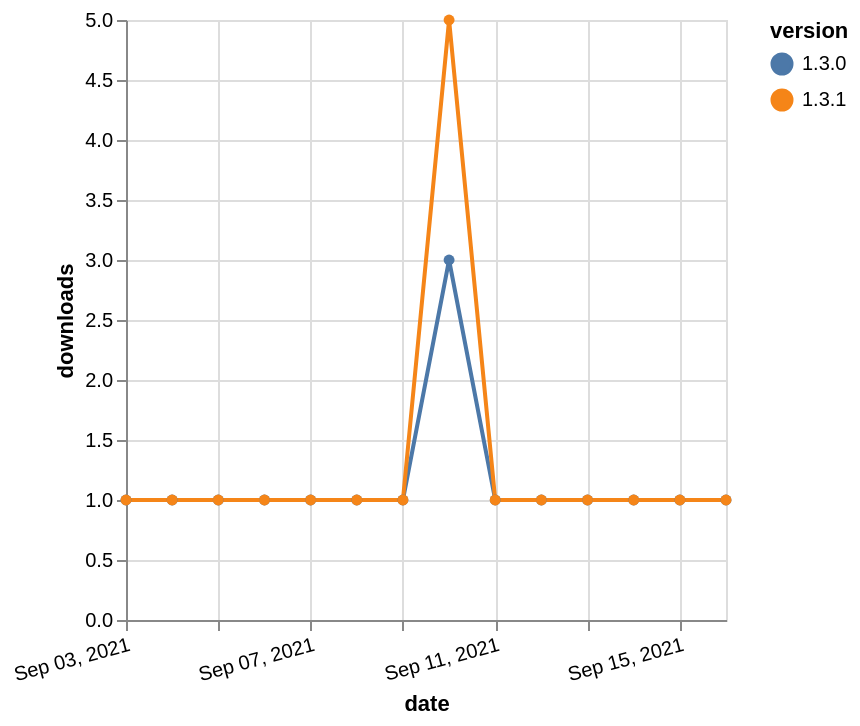

Write a Vega-Lite specification for this figure.
### Vega-Lite specification from a JSON file in a GitHub repository (floating-point values rounded to 4 significant figures)
{"$schema": "https://vega.github.io/schema/vega-lite/v5.json", "description": "A simple bar chart with embedded data.", "data": {"values": [{"date": "2021-09-03", "total": 279, "delta": 1, "version": "1.3.0"}, {"date": "2021-09-04", "total": 280, "delta": 1, "version": "1.3.0"}, {"date": "2021-09-05", "total": 281, "delta": 1, "version": "1.3.0"}, {"date": "2021-09-06", "total": 282, "delta": 1, "version": "1.3.0"}, {"date": "2021-09-07", "total": 283, "delta": 1, "version": "1.3.0"}, {"date": "2021-09-08", "total": 284, "delta": 1, "version": "1.3.0"}, {"date": "2021-09-09", "total": 285, "delta": 1, "version": "1.3.0"}, {"date": "2021-09-10", "total": 288, "delta": 3, "version": "1.3.0"}, {"date": "2021-09-11", "total": 289, "delta": 1, "version": "1.3.0"}, {"date": "2021-09-12", "total": 290, "delta": 1, "version": "1.3.0"}, {"date": "2021-09-13", "total": 291, "delta": 1, "version": "1.3.0"}, {"date": "2021-09-14", "total": 292, "delta": 1, "version": "1.3.0"}, {"date": "2021-09-15", "total": 293, "delta": 1, "version": "1.3.0"}, {"date": "2021-09-16", "total": 294, "delta": 1, "version": "1.3.0"}, {"date": "2021-09-03", "total": 194, "delta": 1, "version": "1.3.1"}, {"date": "2021-09-04", "total": 195, "delta": 1, "version": "1.3.1"}, {"date": "2021-09-05", "total": 196, "delta": 1, "version": "1.3.1"}, {"date": "2021-09-06", "total": 197, "delta": 1, "version": "1.3.1"}, {"date": "2021-09-07", "total": 198, "delta": 1, "version": "1.3.1"}, {"date": "2021-09-08", "total": 199, "delta": 1, "version": "1.3.1"}, {"date": "2021-09-09", "total": 200, "delta": 1, "version": "1.3.1"}, {"date": "2021-09-10", "total": 205, "delta": 5, "version": "1.3.1"}, {"date": "2021-09-11", "total": 206, "delta": 1, "version": "1.3.1"}, {"date": "2021-09-12", "total": 207, "delta": 1, "version": "1.3.1"}, {"date": "2021-09-13", "total": 208, "delta": 1, "version": "1.3.1"}, {"date": "2021-09-14", "total": 209, "delta": 1, "version": "1.3.1"}, {"date": "2021-09-15", "total": 210, "delta": 1, "version": "1.3.1"}, {"date": "2021-09-16", "total": 211, "delta": 1, "version": "1.3.1"}]}, "width": "container", "mark": {"type": "line", "point": {"filled": true}}, "encoding": {"x": {"field": "date", "type": "temporal", "timeUnit": "yearmonthdate", "title": "date", "axis": {"labelAngle": -15}}, "y": {"field": "delta", "type": "quantitative", "title": "downloads"}, "color": {"field": "version", "type": "nominal"}, "tooltip": {"field": "delta"}}}
